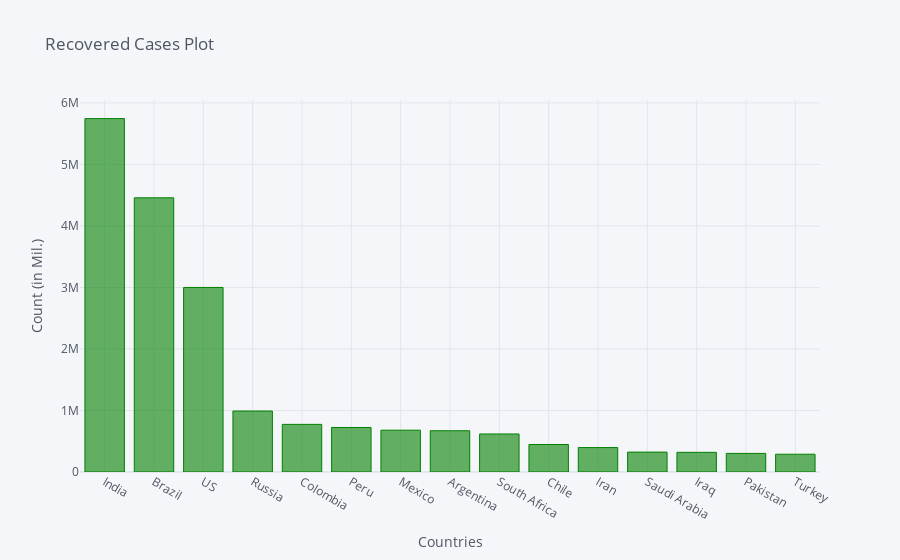

Notebook source saved alongside this figure:
### Code cell
recovered_df2_plot.iplot(kind='bar', x='Country/Region', y='10/7/20',color='green',
                         title='Recovered Cases Plot',xTitle='Countries',yTitle='Count (in Mil.)')

### Figure 1 — Plotly figure (JSON) as saved in the notebook; plotly's stock layout.template omitted (floating-point values rounded to 4 significant figures)
{"data": [{"marker": {"color": "rgba(0, 128, 0, 0.6)", "line": {"color": "rgba(0, 128, 0, 1.0)", "width": 1}}, "name": "10/7/20", "orientation": "v", "text": "", "type": "bar", "x": ["India", "Brazil", "US", "Russia", "Colombia", "Peru", "Mexico", "Argentina", "South Africa", "Chile", "Iran", "Saudi Arabia", "Iraq", "Pakistan", "Turkey"], "y": [5744693, 4457172, 2999895, 991277, 773973, 723606, 679693, 670725, 618127, 447053, 397109, 323208, 319784, 302375, 288954]}], "layout": {"legend": {"bgcolor": "#F5F6F9", "font": {"color": "#4D5663"}}, "paper_bgcolor": "#F5F6F9", "plot_bgcolor": "#F5F6F9", "title": {"font": {"color": "#4D5663"}, "text": "Recovered Cases Plot"}, "xaxis": {"gridcolor": "#E1E5ED", "showgrid": true, "tickfont": {"color": "#4D5663"}, "title": {"font": {"color": "#4D5663"}, "text": "Countries"}, "zerolinecolor": "#E1E5ED"}, "yaxis": {"gridcolor": "#E1E5ED", "showgrid": true, "tickfont": {"color": "#4D5663"}, "title": {"font": {"color": "#4D5663"}, "text": "Count (in Mil.)"}, "zerolinecolor": "#E1E5ED"}}}
